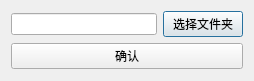
<?xml version="1.0" encoding="UTF-8"?>
<ui version="4.0">
 <class>addfiles</class>
 <widget class="QDialog" name="addfiles">
  <property name="geometry">
   <rect>
    <x>0</x>
    <y>0</y>
    <width>254</width>
    <height>81</height>
   </rect>
  </property>
  <property name="windowTitle">
   <string>Dialog</string>
  </property>
  <layout class="QGridLayout" name="gridLayout_2">
   <item row="0" column="0">
    <layout class="QGridLayout" name="gridLayout">
     <item row="0" column="0">
      <layout class="QHBoxLayout" name="horizontalLayout">
       <item>
        <widget class="QLineEdit" name="line_path"/>
       </item>
       <item>
        <widget class="QPushButton" name="bt_select">
         <property name="text">
          <string>选择文件夹</string>
         </property>
        </widget>
       </item>
      </layout>
     </item>
     <item row="1" column="0">
      <widget class="QPushButton" name="bt_cofirm">
       <property name="text">
        <string>确认</string>
       </property>
      </widget>
     </item>
    </layout>
   </item>
  </layout>
 </widget>
 <resources/>
 <connections/>
</ui>
